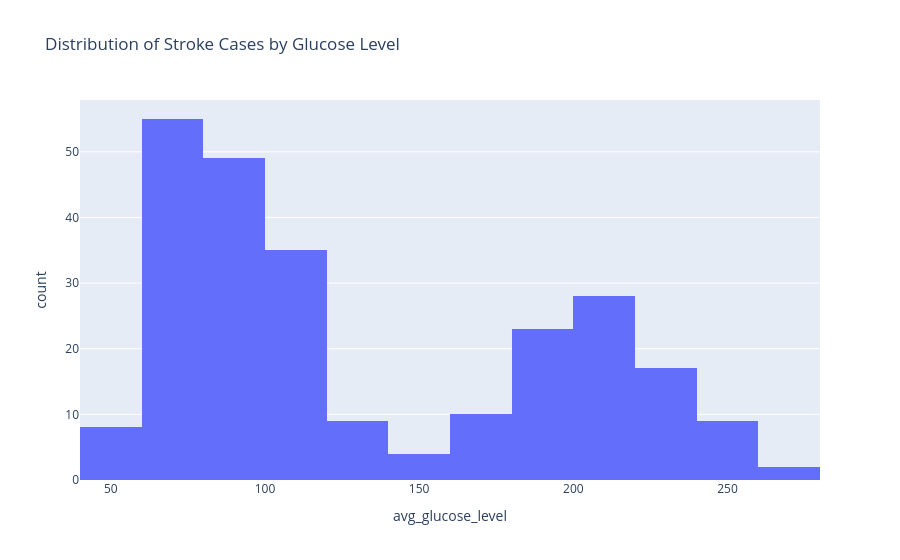

Notebook cell for this chart:
### Code cell
import plotly.express as px

fig = px.histogram(df[df["stroke"] == 1],
                   x="avg_glucose_level",
                   title="Distribution of Stroke Cases by Glucose Level")
fig.show()

### Figure 1 — Plotly figure (JSON) as saved in the notebook; plotly's stock layout.template omitted (floating-point values rounded to 4 significant figures; data arrays with more than 128 entries replaced by an {"elided": "..."} marker saying what was removed)
{"data": [{"bingroup": "x", "hovertemplate": "avg_glucose_level=%{x}<br>count=%{y}<extra></extra>", "legendgroup": "", "marker": {"color": "#636efa", "pattern": {"shape": ""}}, "name": "", "orientation": "v", "showlegend": false, "type": "histogram", "x": {"elided": "249 float values"}, "xaxis": "x", "yaxis": "y"}], "layout": {"barmode": "relative", "legend": {"tracegroupgap": 0}, "title": {"text": "Distribution of Stroke Cases by Glucose Level"}, "xaxis": {"anchor": "y", "domain": [0, 1], "title": {"text": "avg_glucose_level"}}, "yaxis": {"anchor": "x", "domain": [0, 1], "title": {"text": "count"}}}}
